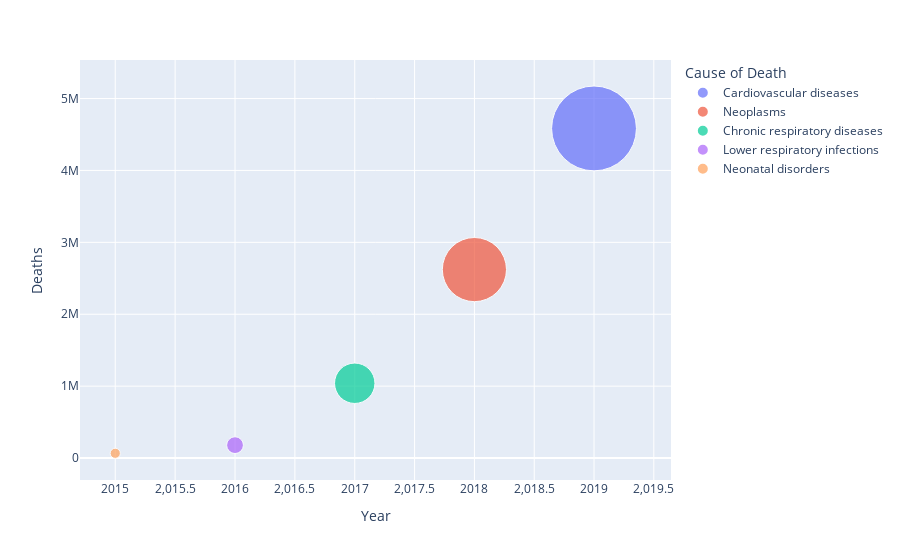

Notebook code for this chart:
### Code cell
i = 0
empty_data = []
while i < 5:
    cause = total_deaths_by_cause.iloc[i]["cause"]
    ls = [data2.iloc[i]["Country"], data2.iloc[i]["Year"], cause, data2.iloc[i][cause]]
    empty_data.append(ls)
    i += 1

data_rank = pd.DataFrame(empty_data, columns=['Country', 'Year', 'Cause of Death', "Deaths"])
data_rank
fig = px.scatter(data_rank, x="Year", y="Deaths",
                 size="Deaths", color="Cause of Death",
                 hover_name="Country", log_x=True, size_max=60)
fig.show()

### Figure 1 — Plotly figure (JSON) as saved in the notebook; plotly's stock layout.template omitted (floating-point values rounded to 4 significant figures)
{"data": [{"hovertemplate": "<b>%{hovertext}</b><br><br>Cause of Death=Cardiovascular diseases<br>Year=%{x}<br>Deaths=%{marker.size}<extra></extra>", "hovertext": ["China"], "legendgroup": "Cardiovascular diseases", "marker": {"color": "#636efa", "size": [4584273], "sizemode": "area", "sizeref": 1273.0, "symbol": "circle"}, "mode": "markers", "name": "Cardiovascular diseases", "orientation": "v", "showlegend": true, "type": "scatter", "x": [2019], "xaxis": "x", "y": [4584273], "yaxis": "y"}, {"hovertemplate": "<b>%{hovertext}</b><br><br>Cause of Death=Neoplasms<br>Year=%{x}<br>Deaths=%{marker.size}<extra></extra>", "hovertext": ["China"], "legendgroup": "Neoplasms", "marker": {"color": "#EF553B", "size": [2621322], "sizemode": "area", "sizeref": 1273.0, "symbol": "circle"}, "mode": "markers", "name": "Neoplasms", "orientation": "v", "showlegend": true, "type": "scatter", "x": [2018], "xaxis": "x", "y": [2621322], "yaxis": "y"}, {"hovertemplate": "<b>%{hovertext}</b><br><br>Cause of Death=Chronic respiratory diseases<br>Year=%{x}<br>Deaths=%{marker.size}<extra></extra>", "hovertext": ["China"], "legendgroup": "Chronic respiratory diseases", "marker": {"color": "#00cc96", "size": [1040384], "sizemode": "area", "sizeref": 1273.0, "symbol": "circle"}, "mode": "markers", "name": "Chronic respiratory diseases", "orientation": "v", "showlegend": true, "type": "scatter", "x": [2017], "xaxis": "x", "y": [1040384], "yaxis": "y"}, {"hovertemplate": "<b>%{hovertext}</b><br><br>Cause of Death=Lower respiratory infections<br>Year=%{x}<br>Deaths=%{marker.size}<extra></extra>", "hovertext": ["China"], "legendgroup": "Lower respiratory infections", "marker": {"color": "#ab63fa", "size": [179477], "sizemode": "area", "sizeref": 1273.0, "symbol": "circle"}, "mode": "markers", "name": "Lower respiratory infections", "orientation": "v", "showlegend": true, "type": "scatter", "x": [2016], "xaxis": "x", "y": [179477], "yaxis": "y"}, {"hovertemplate": "<b>%{hovertext}</b><br><br>Cause of Death=Neonatal disorders<br>Year=%{x}<br>Deaths=%{marker.size}<extra></extra>", "hovertext": ["China"], "legendgroup": "Neonatal disorders", "marker": {"color": "#FFA15A", "size": [66013], "sizemode": "area", "sizeref": 1273.0, "symbol": "circle"}, "mode": "markers", "name": "Neonatal disorders", "orientation": "v", "showlegend": true, "type": "scatter", "x": [2015], "xaxis": "x", "y": [66013], "yaxis": "y"}], "layout": {"legend": {"itemsizing": "constant", "title": {"text": "Cause of Death"}, "tracegroupgap": 0}, "margin": {"t": 60}, "xaxis": {"anchor": "y", "domain": [0, 1], "title": {"text": "Year"}, "type": "log"}, "yaxis": {"anchor": "x", "domain": [0, 1], "title": {"text": "Deaths"}}}}
